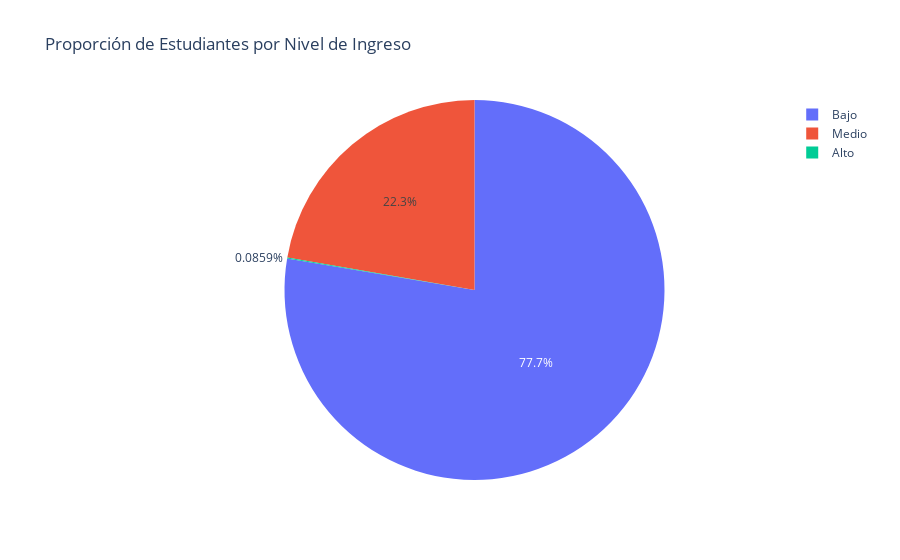

This figure's notebook cell:
### Code cell
px.pie(data, names='nivel_ingreso',
             title='Proporción de Estudiantes por Nivel de Ingreso',
             labels={'nivel_ingreso': 'Nivel de Ingreso'})

### Figure 1 — Plotly figure (JSON) as saved in the notebook; plotly's stock layout.template omitted (floating-point values rounded to 4 significant figures; data arrays with more than 128 entries replaced by an {"elided": "..."} marker saying what was removed)
{"data": [{"domain": {"x": [0, 1], "y": [0, 1]}, "hovertemplate": "Nivel de Ingreso=%{label}<extra></extra>", "labels": {"elided": "3491 str values"}, "legendgroup": "", "name": "", "showlegend": true, "type": "pie"}], "layout": {"legend": {"tracegroupgap": 0}, "title": {"text": "Proporción de Estudiantes por Nivel de Ingreso"}}}
